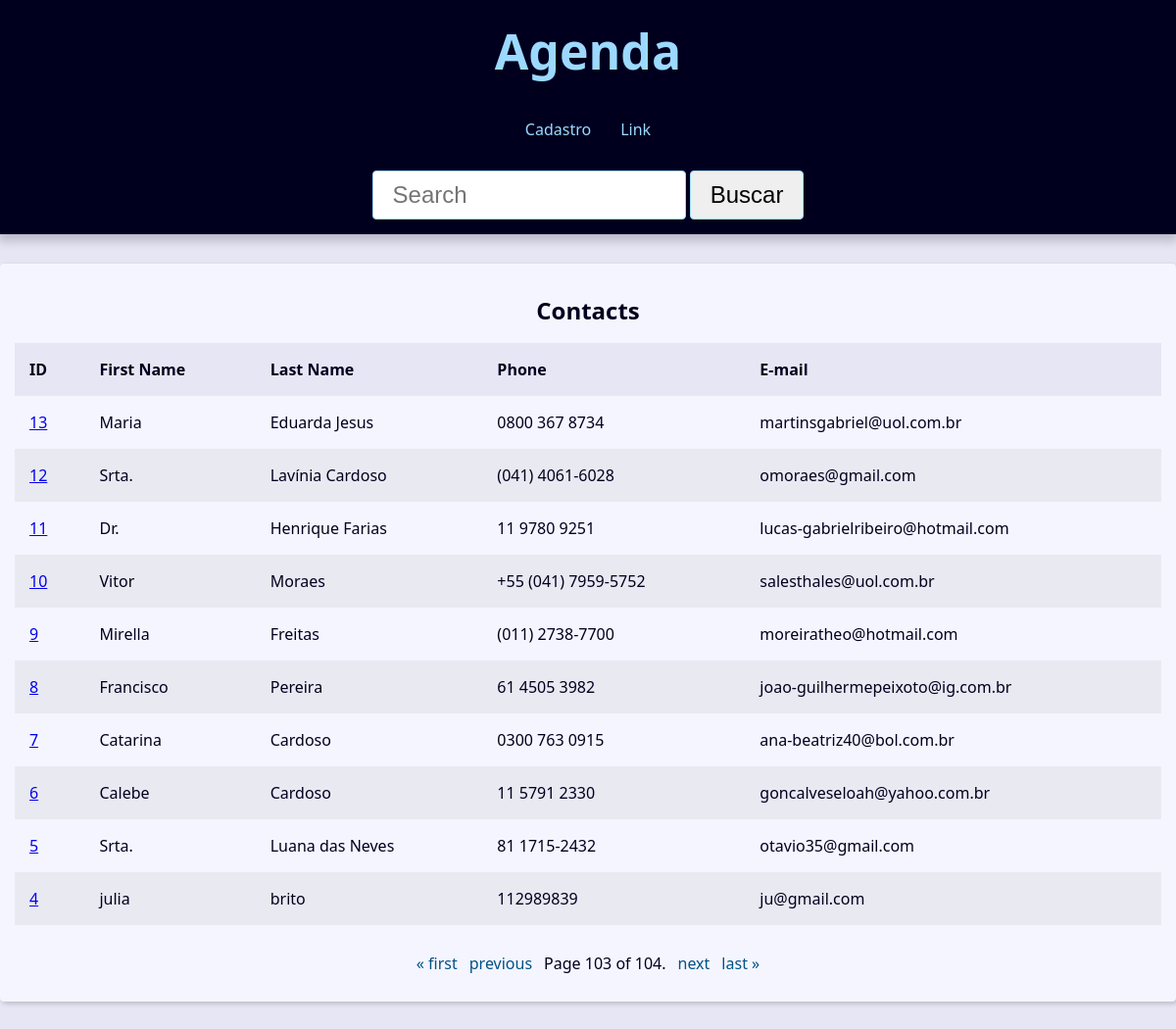
Page /?page=103 on the committed database.
### contact/models.py (models this page shows, shortened)
class Contact(models.Model):
    first_name = models.CharField(max_length=50)
    last_name = models.CharField(max_length=50, blank=True)
    phone = models.CharField(max_length=50)
    email = models.EmailField(max_length=254, blank=True)
    created_date = models.DateTimeField(default=timezone.now)
    description = models.TextField(blank=True)
    show = models.BooleanField(default=True)
    picture = models.ImageField(blank=True, upload_to='pictures/%Y/%M/%D/')
    category = models.ForeignKey(Category, on_delete=models.SET_NULL, null=True, blank=True)
    owner = models.ForeignKey(User, on_delete=models.SET_NULL, null=True, blank=True)

### contact/views/contact_views.py (the view)
# urls.py: path('', views.index, name='index'),
def index(request):
    contacts = Contact.objects\
        .filter(show=True)\
        .order_by('-id')
    paginator = Paginator(contacts, 10)
    page_number = request.GET.get("page")
    page_obj = paginator.get_page(page_number)
    context={
        'page_obj': page_obj,
        'contacts': contacts,
    }
    return render(
        request,
        'contact/index.html',
        context
    )

### contact/templates/contact/index.html
{% extends 'global/base.html' %}
{% block content%}
{% if page_obj %}
    <div class='responsive-table'>
        <table class='contacts-table'>
            <caption class='table-caption'>
                Contacts
            </caption>
            <thead>
                <tr class='table-row table-row-header'>
                    <th class='table-header'>ID</th>
                    <th class='table-header'>First Name</th>
                    <th class='table-header'>Last Name</th>
                    <th class='table-header'>Phone</th>
                    <th class='table-header'>E-mail</th>
            </thead>
            <tbody>
                {% for contact in page_obj %}
                    <tr class='table-row'>
                        <td class='table-cel'>
                            <a class='table=link'
                               href="{% url "contact:contact" contact.id %}">
                                {{contact.id}}
                            </a>
                        </td>
                        <td class='table-cel'>
                            {{contact.first_name}}
                        </td>
                        <td class='table-cel'>
                            {{contact.last_name}}
                        </td>
                        <td class='table-cel'>
                            {{contact.phone}}
                        </td>
                        <td class='table-cel'>
                            {{contact.email}}
                        </td>
                {% endfor %}
            </tbody>
        </table>
    </div>
    {% else %}
    <div class="single-contact">
      <h1 class="single-contact-name">
        Nenhum contato encontrado.
      </h1>
    </div>
  {% endif %}
{% endblock content%}

### base_static/global/css/style.css (style rules this page uses)
:root { --spacing: 1.5rem; --link-dark-color: rgb(0, 83, 134); --link-light-color: rgb(156, 217, 255); --clr-white: rgb(245, 245, 255); --clr-black: rgb(0, 0, 30); --clr-light-gray: rgb(230, 230, 245); --clr-dark-shadow-5: rgba(0, 0, 10, 5%); --clr-dark-shadow-10: rgba(0, 0, 10, 10%); --clr-dark-shadow-20: rgba(0, 0, 10, 20%); --clr-light-shadow-5: rgba(200, 200, 255, 5%); --clr-light-shadow-10: rgba(200, 200, 255, 10%); --clr-light-shadow-20: rgba(200, 200, 255, 20%); --main-page-width: 120rem; --table-min-width: 60rem; --biggest-font-size: 5rem; --bigger-font-size: 4rem; --big-font-size: 3.2rem; --medium-font-size: 2.4rem; --small-font-size: 1.6rem; --smaller-font-size: 1.4rem; --smallest-font-size: 1.2rem; --transition-fast: 300ms; --transition-medium: 600ms; --transition-slow: 1s; --default-border-radius: 4px; }
*, *::before, *::after { margin: 0; padding: 0; box-sizing: border-box; }
html { font-size: 62.5%; }
body { font-family: system-ui, -apple-system, BlinkMacSystemFont, 'Segoe UI', Roboto, Oxygen, Ubuntu, Cantarell, 'Open Sans', 'Helvetica Neue', sans-serif; line-height: 1.5; font-size: var(--small-font-size); color: var(--clr-black); -webkit-font-smoothing: antialiased; background: var(--clr-light-gray); }
.responsive-table { width: 100%; overflow-x: auto; }
.contacts-table { width: 100%; min-width: var(--table-min-width); border-collapse: collapse; }
.table-caption { font-size: var(--medium-font-size); font-weight: bold; padding: var(--spacing); }
.table-row { text-align: left; text-overflow: ellipsis; transition: background-color var(--transition-fast) ease-in-out; }
.table-row:nth-of-type(2n) { background: var(--clr-dark-shadow-5); }
.table-row-header { background: var(--clr-light-gray); color: var(--clr-black); }
.table-cel, .table-header { padding: var(--spacing); }

### rows in the picture
Contact: id "13", first_name "Maria", last_name "Eduarda Jesus", phone "0800 367 8734", email "martinsgabriel@uol.com.br"
Contact: id "12", first_name "Srta.", last_name "Lavínia Cardoso", phone "(041) 4061-6028", email "omoraes@gmail.com"
Contact: id "11", first_name "Dr.", last_name "Henrique Farias", phone "11 9780 9251", email "lucas-gabrielribeiro@hotmail.com"
Contact: id "10", first_name "Vitor", last_name "Moraes", phone "+55 (041) 7959-5752", email "salesthales@uol.com.br"
Contact: id "9", first_name "Mirella", last_name "Freitas", phone "(011) 2738-7700", email "moreiratheo@hotmail.com"
Contact: id "8", first_name "Francisco", last_name "Pereira", phone "61 4505 3982", email "joao-guilhermepeixoto@ig.com.br"
Contact: id "7", first_name "Catarina", last_name "Cardoso", phone "0300 763 0915", email "ana-beatriz40@bol.com.br"
Contact: id "6", first_name "Calebe", last_name "Cardoso", phone "11 5791 2330", email "goncalveseloah@yahoo.com.br"
Contact: id "5", first_name "Srta.", last_name "Luana das Neves", phone "81 1715-2432", email "otavio35@gmail.com"
Contact: id "4", first_name "julia", last_name "brito", phone "112989839", email "ju@gmail.com"

### other values in the picture
{{ page_obj.number }} "103"
{{ page_obj.paginator.num_pages }} "104"
